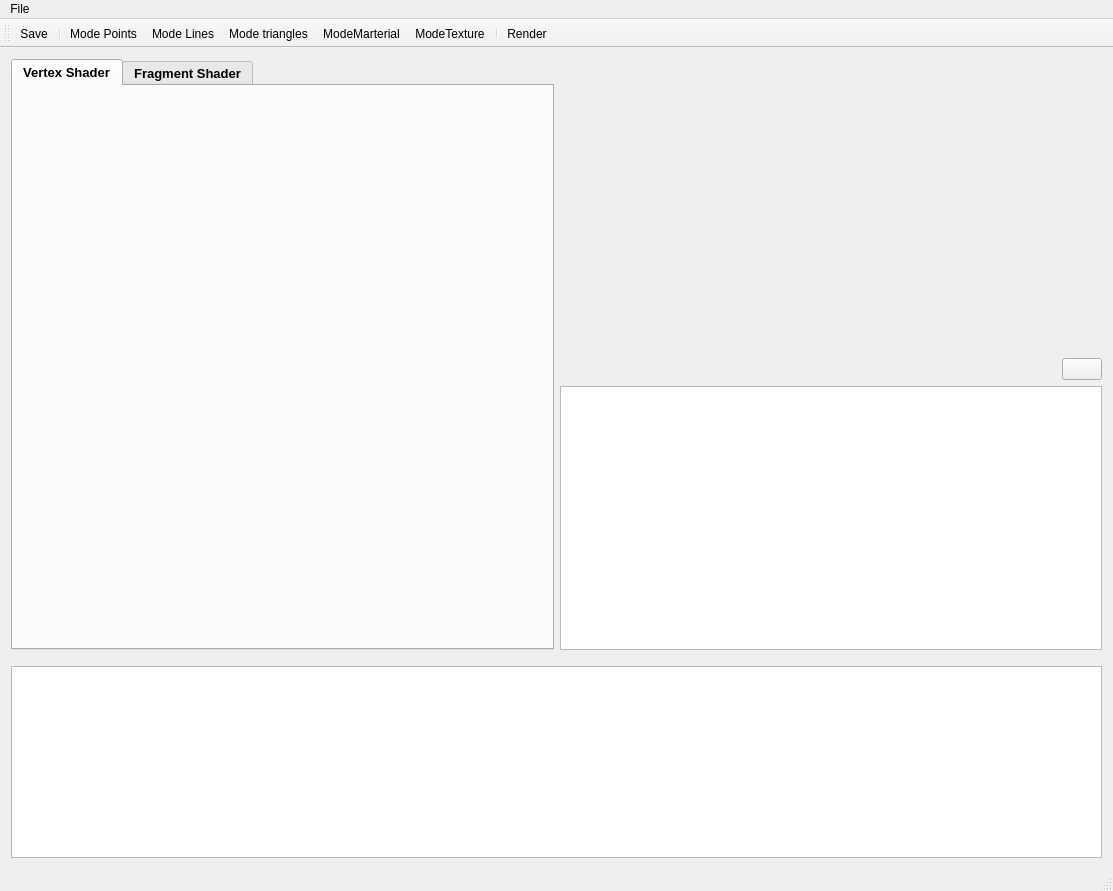
<?xml version="1.0" encoding="UTF-8"?>
<ui version="4.0">
 <class>MainWindowClass</class>
 <widget class="QMainWindow" name="MainWindowClass">
  <property name="geometry">
   <rect>
    <x>0</x>
    <y>0</y>
    <width>1113</width>
    <height>891</height>
   </rect>
  </property>
  <property name="sizePolicy">
   <sizepolicy hsizetype="Minimum" vsizetype="Preferred">
    <horstretch>0</horstretch>
    <verstretch>0</verstretch>
   </sizepolicy>
  </property>
  <property name="font">
   <font>
    <family>Arial</family>
   </font>
  </property>
  <property name="windowTitle">
   <string>ToulouseCompiler</string>
  </property>
  <widget class="QWidget" name="centralWidget">
   <layout class="QVBoxLayout" name="verticalLayout_5">
    <item>
     <layout class="QHBoxLayout" name="separador"/>
    </item>
    <item>
     <layout class="QVBoxLayout" name="central">
      <item>
       <layout class="QGridLayout" name="gridLayout">
        <property name="verticalSpacing">
         <number>6</number>
        </property>
        <item row="1" column="1">
         <layout class="QVBoxLayout" name="OpenglLayout">
          <item>
           <layout class="QHBoxLayout" name="horizontalLayout">
            <item>
             <layout class="QVBoxLayout" name="verticalLayout">
              <item>
               <layout class="QHBoxLayout" name="widgetLayout">
                <item>
                 <widget class="QWidget" name="openglwidget" native="true">
                  <property name="sizePolicy">
                   <sizepolicy hsizetype="Expanding" vsizetype="Expanding">
                    <horstretch>0</horstretch>
                    <verstretch>0</verstretch>
                   </sizepolicy>
                  </property>
                  <property name="maximumSize">
                   <size>
                    <width>16777215</width>
                    <height>16777215</height>
                   </size>
                  </property>
                  <property name="mouseTracking">
                   <bool>false</bool>
                  </property>
                  <layout class="QHBoxLayout" name="opengl_layout">
                   <property name="spacing">
                    <number>0</number>
                   </property>
                   <property name="leftMargin">
                    <number>0</number>
                   </property>
                   <property name="topMargin">
                    <number>0</number>
                   </property>
                   <property name="rightMargin">
                    <number>0</number>
                   </property>
                   <property name="bottomMargin">
                    <number>0</number>
                   </property>
                  </layout>
                 </widget>
                </item>
               </layout>
              </item>
              <item>
               <layout class="QVBoxLayout" name="verticalLayout_3">
                <item>
                 <layout class="QHBoxLayout" name="horizontalLayout_5">
                  <item>
                   <layout class="QVBoxLayout" name="verticalLayout_4">
                    <item alignment="Qt::AlignRight">
                     <widget class="QPushButton" name="addUniform">
                      <property name="text">
                       <string/>
                      </property>
                      <property name="icon">
                       <iconset resource="Resource.qrc">
                        <normaloff>:/img/Resources/img/add.png</normaloff>:/img/Resources/img/add.png</iconset>
                      </property>
                     </widget>
                    </item>
                    <item>
                     <layout class="QHBoxLayout" name="horizontalLayout_6">
                      <item>
                       <widget class="QTableWidget" name="uniforms">
                        <property name="sizePolicy">
                         <sizepolicy hsizetype="Preferred" vsizetype="Expanding">
                          <horstretch>0</horstretch>
                          <verstretch>0</verstretch>
                         </sizepolicy>
                        </property>
                        <property name="font">
                         <font>
                          <family>Bell MT</family>
                          <pointsize>12</pointsize>
                         </font>
                        </property>
                       </widget>
                      </item>
                     </layout>
                    </item>
                   </layout>
                  </item>
                 </layout>
                </item>
               </layout>
              </item>
             </layout>
            </item>
           </layout>
          </item>
         </layout>
        </item>
        <item row="1" column="0">
         <layout class="QVBoxLayout" name="EditorLayout">
          <item>
           <widget class="QTabWidget" name="tabWidget">
            <property name="font">
             <font>
              <pointsize>10</pointsize>
              <weight>75</weight>
              <bold>true</bold>
             </font>
            </property>
            <property name="tabPosition">
             <enum>QTabWidget::North</enum>
            </property>
            <property name="currentIndex">
             <number>0</number>
            </property>
            <property name="documentMode">
             <bool>false</bool>
            </property>
            <property name="tabsClosable">
             <bool>false</bool>
            </property>
            <property name="movable">
             <bool>false</bool>
            </property>
            <property name="tabBarAutoHide">
             <bool>false</bool>
            </property>
            <widget class="QWidget" name="VertexS">
             <attribute name="title">
              <string>Vertex Shader</string>
             </attribute>
            </widget>
            <widget class="QWidget" name="FragmentS">
             <attribute name="title">
              <string>Fragment Shader</string>
             </attribute>
            </widget>
           </widget>
          </item>
         </layout>
        </item>
       </layout>
      </item>
     </layout>
    </item>
    <item>
     <spacer name="verticalSpacer_2">
      <property name="orientation">
       <enum>Qt::Vertical</enum>
      </property>
      <property name="sizeType">
       <enum>QSizePolicy::Preferred</enum>
      </property>
      <property name="sizeHint" stdset="0">
       <size>
        <width>20</width>
        <height>10</height>
       </size>
      </property>
     </spacer>
    </item>
    <item>
     <layout class="QVBoxLayout" name="OutPutLayout">
      <property name="spacing">
       <number>6</number>
      </property>
      <item>
       <widget class="QPlainTextEdit" name="OutPut">
        <property name="sizePolicy">
         <sizepolicy hsizetype="Preferred" vsizetype="Preferred">
          <horstretch>0</horstretch>
          <verstretch>0</verstretch>
         </sizepolicy>
        </property>
        <property name="plainText">
         <string/>
        </property>
       </widget>
      </item>
     </layout>
    </item>
   </layout>
  </widget>
  <widget class="QMenuBar" name="menuBar">
   <property name="geometry">
    <rect>
     <x>0</x>
     <y>0</y>
     <width>1113</width>
     <height>21</height>
    </rect>
   </property>
   <widget class="QMenu" name="menuFile">
    <property name="title">
     <string>File</string>
    </property>
    <addaction name="actionOpen"/>
    <addaction name="actionNew"/>
    <addaction name="actionSave"/>
    <addaction name="actionSave_As"/>
   </widget>
   <addaction name="menuFile"/>
  </widget>
  <widget class="QToolBar" name="mainToolBar">
   <attribute name="toolBarArea">
    <enum>TopToolBarArea</enum>
   </attribute>
   <attribute name="toolBarBreak">
    <bool>false</bool>
   </attribute>
   <addaction name="actionSave"/>
   <addaction name="separator"/>
   <addaction name="actionPoints"/>
   <addaction name="actionLines"/>
   <addaction name="actiontriangles"/>
   <addaction name="actionModeMarterial"/>
   <addaction name="actionModeTexture"/>
   <addaction name="separator"/>
   <addaction name="actionRender"/>
  </widget>
  <widget class="QStatusBar" name="statusBar"/>
  <action name="actionNew">
   <property name="icon">
    <iconset resource="Resource.qrc">
     <normaloff>:/img/Resources/img/new.png</normaloff>:/img/Resources/img/new.png</iconset>
   </property>
   <property name="text">
    <string>New</string>
   </property>
  </action>
  <action name="actionOpen">
   <property name="icon">
    <iconset resource="Resource.qrc">
     <normaloff>:/img/Resources/img/open.png</normaloff>:/img/Resources/img/open.png</iconset>
   </property>
   <property name="text">
    <string>Open</string>
   </property>
  </action>
  <action name="actionSave">
   <property name="icon">
    <iconset resource="Resource.qrc">
     <normaloff>:/img/Resources/img/save.png</normaloff>:/img/Resources/img/save.png</iconset>
   </property>
   <property name="text">
    <string>Save</string>
   </property>
  </action>
  <action name="actionSave_As">
   <property name="icon">
    <iconset resource="Resource.qrc">
     <normaloff>:/img/Resources/img/saveAs.png</normaloff>:/img/Resources/img/saveAs.png</iconset>
   </property>
   <property name="text">
    <string>Save As</string>
   </property>
  </action>
  <action name="actionPoints">
   <property name="checkable">
    <bool>true</bool>
   </property>
   <property name="icon">
    <iconset resource="Resource.qrc">
     <normaloff>:/img/Resources/img/points.png</normaloff>
     <normalon>:/img/Resources/img/points_activate.png</normalon>:/img/Resources/img/points.png</iconset>
   </property>
   <property name="text">
    <string>Mode Points</string>
   </property>
  </action>
  <action name="actionLines">
   <property name="checkable">
    <bool>true</bool>
   </property>
   <property name="icon">
    <iconset resource="Resource.qrc">
     <normaloff>:/img/Resources/img/line.png</normaloff>
     <normalon>:/img/Resources/img/line_activate.png</normalon>:/img/Resources/img/line.png</iconset>
   </property>
   <property name="text">
    <string>Mode Lines</string>
   </property>
  </action>
  <action name="actiontriangles">
   <property name="checkable">
    <bool>true</bool>
   </property>
   <property name="icon">
    <iconset resource="Resource.qrc">
     <normaloff>:/img/Resources/img/triangle.png</normaloff>
     <normalon>:/img/Resources/img/triangle_activate.png</normalon>:/img/Resources/img/triangle.png</iconset>
   </property>
   <property name="text">
    <string>Mode triangles</string>
   </property>
  </action>
  <action name="actionRender">
   <property name="icon">
    <iconset resource="Resource.qrc">
     <normaloff>:/img/Resources/img/play.png</normaloff>:/img/Resources/img/play.png</iconset>
   </property>
   <property name="text">
    <string>Render</string>
   </property>
   <property name="toolTip">
    <string>for render the shader programs</string>
   </property>
  </action>
  <action name="actionModeMarterial">
   <property name="checkable">
    <bool>true</bool>
   </property>
   <property name="icon">
    <iconset resource="Resource.qrc">
     <normaloff>:/img/Resources/img/material.png</normaloff>
     <normalon>:/img/Resources/img/Material_activate.png</normalon>:/img/Resources/img/material.png</iconset>
   </property>
   <property name="text">
    <string>ModeMarterial</string>
   </property>
   <property name="toolTip">
    <string>this activate the uniforms for material</string>
   </property>
  </action>
  <action name="actionModeTexture">
   <property name="checkable">
    <bool>true</bool>
   </property>
   <property name="icon">
    <iconset resource="Resource.qrc">
     <normaloff>:/img/Resources/img/textures.png</normaloff>
     <normalon>:/img/Resources/img/textures_activate.png</normalon>:/img/Resources/img/textures.png</iconset>
   </property>
   <property name="text">
    <string>ModeTexture</string>
   </property>
   <property name="toolTip">
    <string>this activate the uniforms for textures</string>
   </property>
  </action>
 </widget>
 <layoutdefault spacing="6" margin="11"/>
 <resources>
  <include location="Resource.qrc"/>
 </resources>
 <connections/>
</ui>
